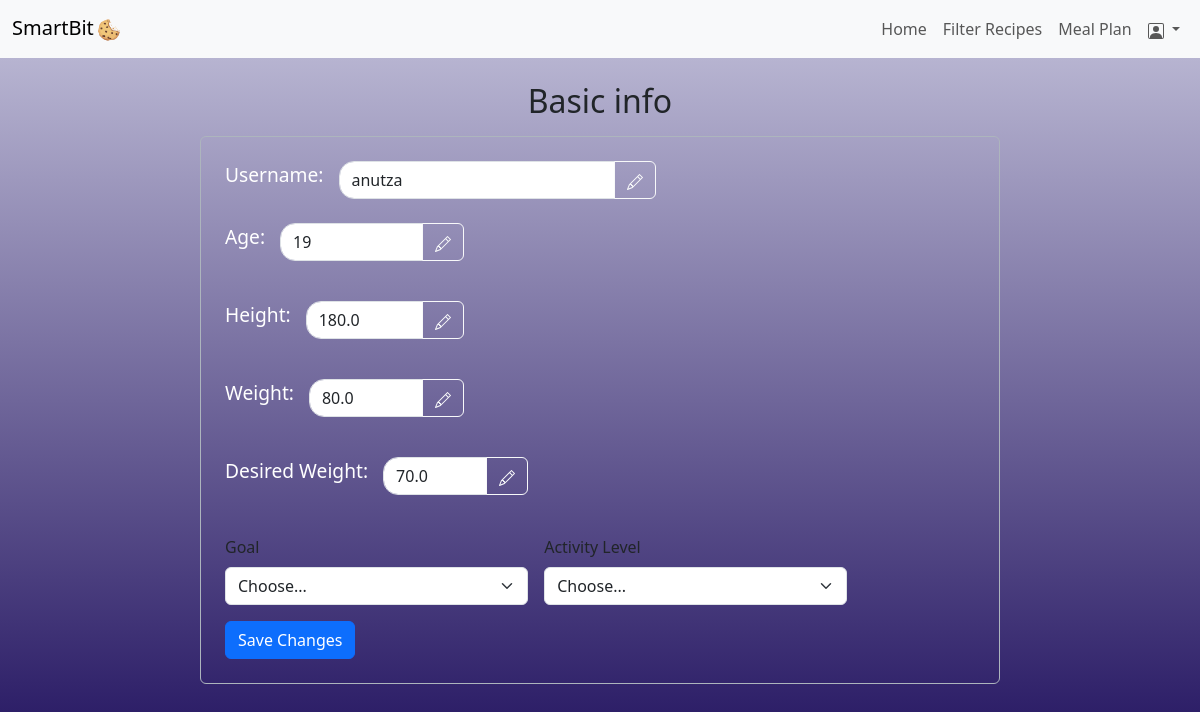
The page /profile (signed in) on the database as committed earlier.
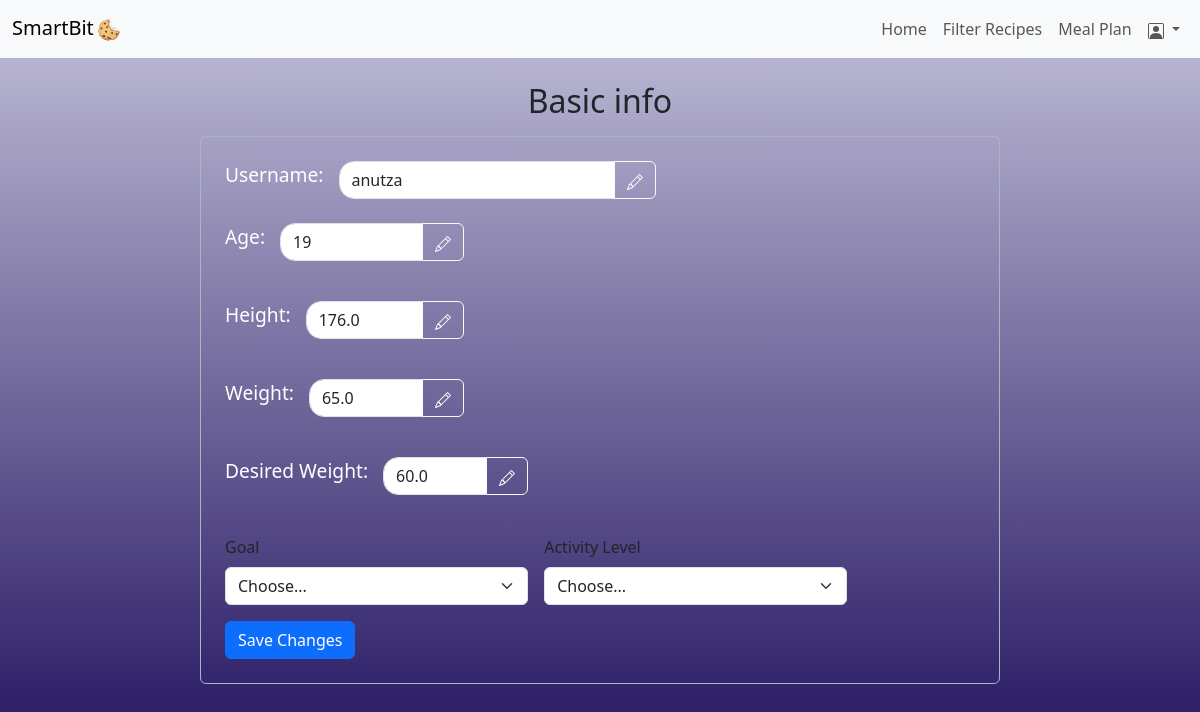
The same page on the database as committed later.
### tables this page shows
CREATE TABLE users (                user_id INTEGER PRIMARY KEY AUTOINCREMENT,                name TEXT NOT NULL,                username TEXT,                email TEXT NOT NULL UNIQUE,                password TEXT NOT NULL,                age INTEGER NOT NULL,                gender TEXT NOT NULL,                caloric_goal INTEGER NOT NULL,                height REAL NOT NULL,                weight REAL NOT NULL,                weight_goal REAL NOT NULL,                activity TEXT NOT NULL,                recommended_calories REAL NOT NULL);

### app.py (the view, shortened to what this page needs)
@app.route('/profile', methods=['GET', 'POST'])
def profile():
    user_id = session['user_id']
    connection = sqlite3.connect("database.db")
    cursor = connection.cursor()
    cursor.execute("SELECT * FROM users WHERE user_id = ?", (user_id,))
    user_info = cursor.fetchone()
    connection.commit()
    connection.close()
    return render_template('profile.html', user_info=user_info)

### templates/profile.html (shortened to what this page needs)
<!DOCTYPE html>
<html lang="en">
<head>
    <link href="https://cdn.jsdelivr.net/npm/bootstrap@5.3.0-alpha1/dist/css/bootstrap.min.css" rel="stylesheet">
    <link rel="stylesheet" href="{{ url_for('static', filename='css/styles.css') }}">
</head>
<body class = "body-home">
    {% include 'navbar_logged_in.html' %}
    <h2 class="text-center mt-4"> Basic info</h2>
    <div class="d-flex justify-content-center align-items-center vh-50">
    <div class="form-container border border-dark-subtle rounded p-4 mt-2" style="width: 100%; max-width: 800px;">
        <form class="row g-3" action="{{ url_for('profile') }}" method="POST">
            <div class="col-md-7">
                <div class="input-group mb-2">
                    <label class="form-label me-3" style="color: white; font-size: larger;">Username:</label>
                    <input name="username" id="usernameInput" type="text" class="form-control" placeholder="@{{user_info[2]}}" aria-label="Recipient's username" style="border-top-left-radius: 15px; border-bottom-left-radius: 15px;" value="{{user_info[2]}}" readonly>
                    <button class="btn btn-outline-light" type="button" id="userButton">
                    </button>
                </div>
            </div>
            <div class="col-md-5"></div>
            <div class="col-md-4">
                <div class="input-group mb-4">
                    <label class="form-label me-3" style="color: white; font-size: larger;">Age:</label>
                    <input name="age" id="ageInput" type="text" class="form-control" placeholder="{{user_info[5]}}" aria-label="Recipient's age" style="border-top-left-radius: 15px; border-bottom-left-radius: 15px;" value="{{user_info[5]}}" readonly>
                    <button class="btn btn-outline-light" type="button" id="ageButton"></button>
                </div>
            </div>
            <div class="col-md-8"></div>
            <div class="col-md-4">
                <div class="input-group mb-4">
                    <label class="form-label me-3" style="color: white; font-size: larger;">Height:</label>
                    <input name="height" id="heightInput" type="text" class="form-control" placeholder="{{user_info[8]}} cm" aria-label="Recipient's height" style="border-top-left-radius: 15px; border-bottom-left-radius: 15px;" value="{{user_info[8]}}"readonly>
                    <button class="btn btn-outline-light" type="button" id="heightButton"></button>
                </div>
            </div>
            <div class="col-md-8"></div>
            <div class="col-md-4">
                <div class="input-group mb-4">
                    <label class="form-label me-3" style="color: white; font-size: larger;">Weight:</label>
                    <input name="weight" id="weightInput"type="text" class="form-control" placeholder="{{user_info[9]}} kg" aria-label="Recipient's weight" style="border-top-left-radius: 15px; border-bottom-left-radius: 15px;" value="{{user_info[9]}}" readonly>
                    <button class="btn btn-outline-light" type="button" id="weightButton"></button>
                </div>
            </div>
            <div class="col-md-8"></div>
            <div class="col-md-5">
                <div class="input-group mb-4">
                    <label class="form-label me-3" style="color: white; font-size: larger;">Desired Weight:</label>
                    <input name="weight_goal" id="desiredWeightInput" type="text" class="form-control" placeholder="{{user_info[10]}} kg" aria-label="Recipient's weight" style="border-top-left-radius: 15px; border-bottom-left-radius: 15px;" value="{{user_info[10]}}" readonly>
                    <button class="btn btn-outline-light" type="button" id="desiredWeightButton"></button>
                </div>
            </div>
            <div class="col-md-7"></div>
            <div class="col-md-5">
                <label for="validationServer04" class="form-label">Goal</label>
                <select name="goal" class="form-select" value="{{user_info[7]}}" required>
                    <option selected disabled value="">Choose...</option>
                </select>
            </div>
            <div class="col-md-5">
                <label for="validationServer04" class="form-label">Activity Level</label>
                <select name="activity" class="form-select" value="{{user_info[11]}}" required>
                    <option selected disabled value="">Choose...</option>
                </select>
            </div>
            <div class="col-12">
                <button class="btn btn-primary" type="submit" id="liveAlertBtn">Save Changes</button>
            </div>
        </form>
    </div>
</div>
</body>
</html>

### templates/navbar_logged_in.html (shortened to what this page needs)
<nav class="navbar navbar-expand-lg navbar-light bg-light">
    <div class="container-fluid">
        <a class="navbar-brand" href="{{ url_for('home_logged_in') }}">
            SmartBit<span class="cookie-logo"><img src="{{ url_for('static', filename='images/cookie_logo.png')}}" alt="Cookie"></span>
        </a>
        <div class="collapse navbar-collapse" id="navbarNav">
            <ul class="navbar-nav ms-auto">
                <li class="nav-item">
                    <a class="nav-link {% if request.endpoint == 'home_logged_in' %}active{% endif %}" href="{{ url_for('home_logged_in') }}">Home</a>
                </li>
                <li class="nav-item">
                    <a class="nav-link {% if request.endpoint == 'browse_recipes' %}active{% endif %}" href="{{ url_for('browse_recipes') }}">Filter Recipes</a>
                </li>
                <li class="nav-item">
                    <a class="nav-link {% if request.endpoint == 'meal_plan' %}active{% endif %}" href="{{ url_for('meal_plan') }}">Meal Plan</a>
                </li>
                <li class="nav-item dropdown">
                    <a class="nav-link dropdown-toggle" href="#" role="button" data-bs-toggle="dropdown" aria-expanded="false">
                    </a>
                  </li>
            </ul>
        </div>
    </div>
</nav>

### static/css/styles.css (style rules this page uses)
.body-home { background: linear-gradient(to bottom, #c3c1da, #1b0b5a); min-height: 100vh; background-size: cover; }
.cookie-logo img { width: 30px; height: auto; max-width: 100%; display: inline-block; vertical-align: middle; }

Rows that differ between the two databases and show on the page:
changed users "anutza": height "180.0" → "176.0"; weight "80.0" → "65.0"; weight_goal "70.0" → "60.0"
